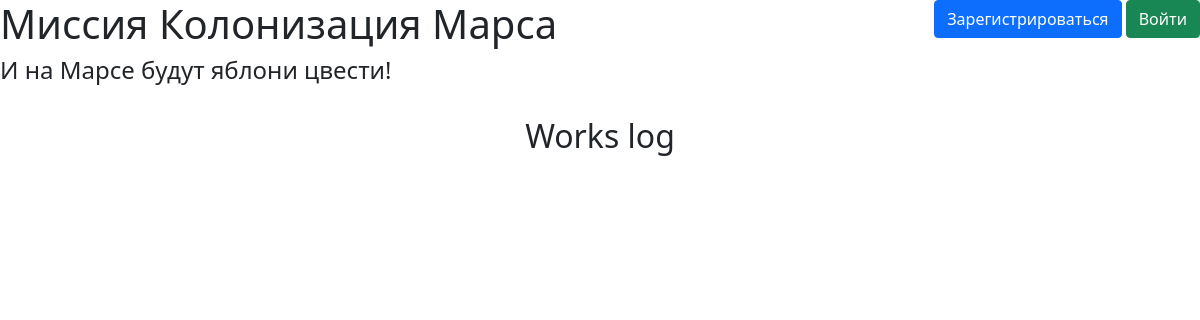
The app's page /, older data.
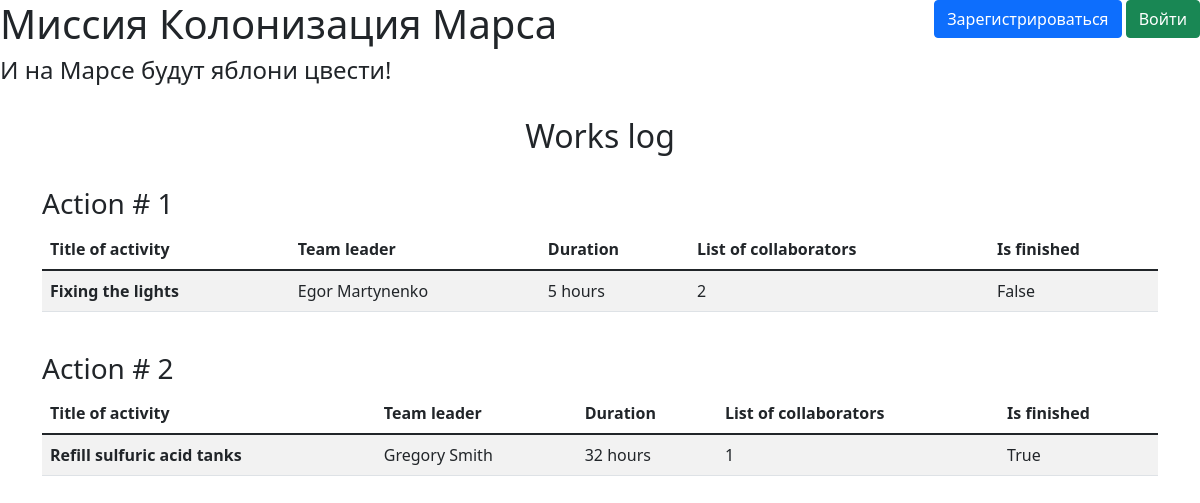
The same page, newer data.
### Jobs.py (models this page shows)
class Jobs(SqlAlchemyBase):
    __tablename__ = 'jobs'
    id = sqlalchemy.Column(sqlalchemy.Integer,
                           primary_key=True, autoincrement=True)
    team_leader_id = sqlalchemy.Column(sqlalchemy.Integer, sqlalchemy.ForeignKey('users.id'))
    team_leader = relationship('User')
    job = sqlalchemy.Column(sqlalchemy.String, nullable=True)
    work_size = sqlalchemy.Column(sqlalchemy.Integer, nullable=True)
    collaborators = sqlalchemy.Column(sqlalchemy.String, nullable=True)
    start_date = sqlalchemy.Column(sqlalchemy.DateTime,
                                   default=datetime.datetime.now)
    end_date = sqlalchemy.Column(sqlalchemy.DateTime,
                                 default=datetime.datetime.now)
    is_finished = sqlalchemy.Column(sqlalchemy.Boolean, default=True)

### User.py (models this page shows, shortened)
class User(SqlAlchemyBase, UserMixin):
    __tablename__ = 'users'
    id = sqlalchemy.Column(sqlalchemy.Integer,
                           primary_key=True, autoincrement=True)
    name = sqlalchemy.Column(sqlalchemy.String, nullable=True)
    surname = sqlalchemy.Column(sqlalchemy.String, nullable=True)
    age = sqlalchemy.Column(sqlalchemy.Integer, nullable=True)
    position = sqlalchemy.Column(sqlalchemy.String, nullable=True)
    speciality = sqlalchemy.Column(sqlalchemy.String, nullable=True)
    address = sqlalchemy.Column(sqlalchemy.String, nullable=True)
    email = sqlalchemy.Column(sqlalchemy.String,
                              index=True, unique=True, nullable=True)
    hashed_password = sqlalchemy.Column(sqlalchemy.String, nullable=True)
    modified_date = sqlalchemy.Column(sqlalchemy.DateTime,
                                      default=datetime.datetime.now)

### main.py (the view)
@app.route('/')
def job_monitor():
    session = create_session()
    with session.begin():
        jobs = session.query(Jobs).all()
    return render_template('jobs_monitor.html', jobs=jobs)

### db_session.py (called while the page is built)
def create_session():
    global __Session
    global_init()
    return __Session()

def global_init():
    global __Session
    if __Session:
        return
    conn_str = f'sqlite:///sqlite.db'
    engine = sa.create_engine(conn_str, echo=True, future=True)
    __Session = orm.sessionmaker(bind=engine)
    SqlAlchemyBase.metadata.create_all(engine)

### templates/jobs_monitor.html (shortened to what this page needs)
{% extends "base.html" %}
{% block content %}
<h2 class="text-center">Works log</h2>
{% for job in jobs %}
<br>
<h3>Action # {{ job.id }} </h3>
<table class="table table-striped">
  <thead>
    <th>Title of activity</th>
    <th>Team leader</th>
    <th>Duration</th>
    <th>List of collaborators</th>
    <th>Is finished</th>
  </thead>
  <tbody>
    <tr>
      <th>{{ job.job }}</th>
      <td>{{ job.team_leader.name }} {{ job.team_leader.surname }}</td>
      <td>{{ job.work_size }} hours</td>
      <td>{{ job.collaborators }}</td>
      <td>{{ job.is_finished }}</td>
    </tr>
  </tbody>
</table>
{% endfor %}
{% endblock %}

Row changes from the older to the newer data that the page shows:
added Jobs: id "1", job "Fixing the lights", team_leader.name "Egor", team_leader.surname "Martynenko", work_size "5", collaborators "2", is_finished "False"
added Jobs: id "2", job "Refill sulfuric acid tanks", team_leader.name "Gregory", team_leader.surname "Smith", work_size "32", collaborators "1", is_finished "True"
